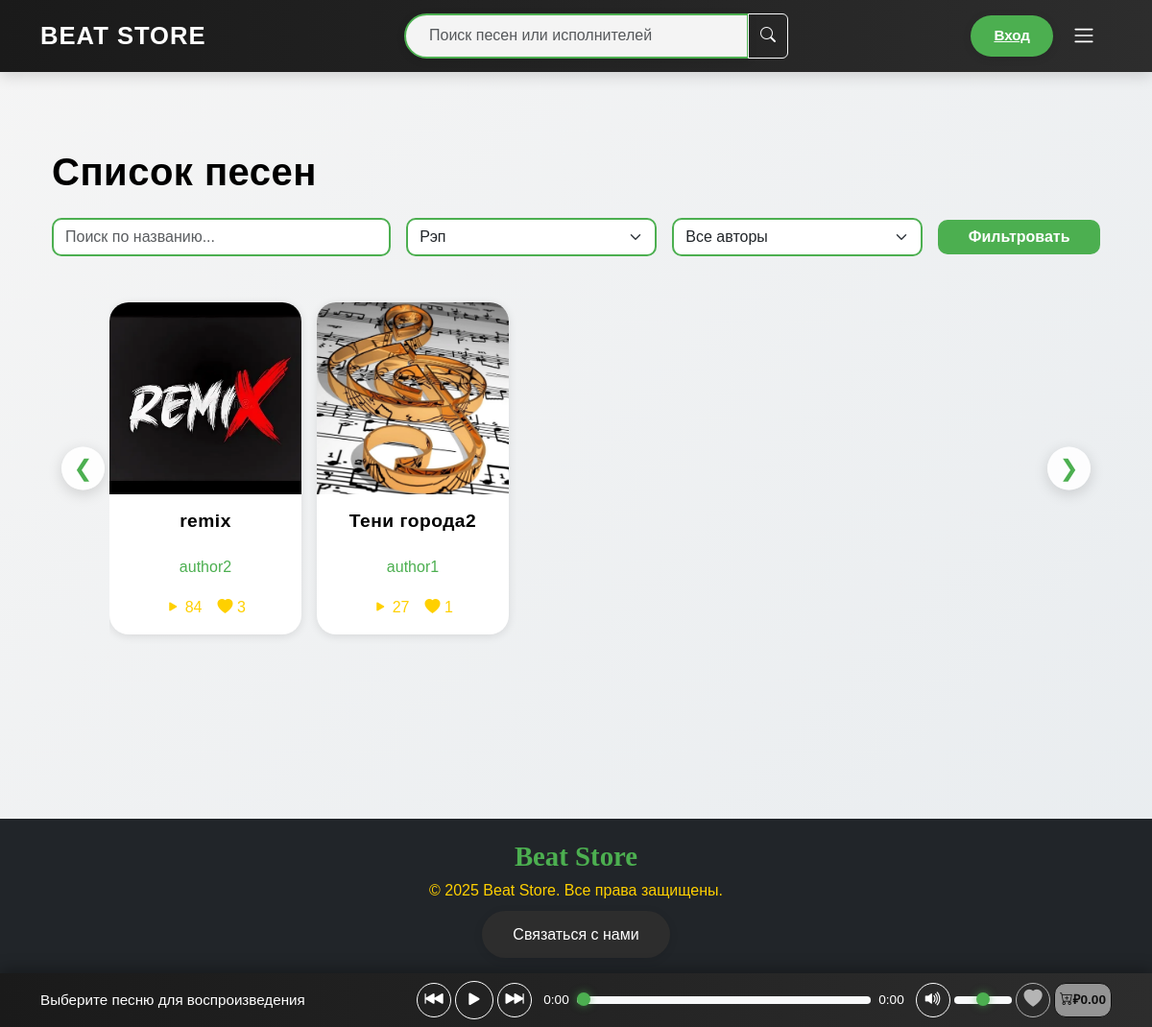
/music/?genre=1, run on the app's committed database.
### store/models.py (models this page shows, shortened)
class Song(models.Model):
    title = models.CharField(max_length=100, verbose_name='Название')
    path = models.FileField(upload_to='songs/', verbose_name='Файл')
    cover = models.ImageField(upload_to='covers/', null=True, blank=True, verbose_name='Обложка')
    likes = models.ManyToManyField(
        User,
        related_name='liked_songs',
        blank=True,
        verbose_name='Лайки'
    )
    author = models.ForeignKey(
        User,
        on_delete=models.CASCADE,
        related_name='songs',
        verbose_name='Автор'
    )
    genre = models.ForeignKey(
        Genre,
        on_delete=models.SET_NULL,
        null=True,
        blank=True,
        verbose_name='Жанр'
    )
    price = models.DecimalField(
        max_digits=8,
        decimal_places=2,
        default=0.00,
        verbose_name='Цена'
    )
    total_plays = models.PositiveIntegerField(default=0, verbose_name='Количество прослушиваний')
    created_at = models.DateTimeField(auto_now_add=True, verbose_name='Дата создания')
    @property
    def total_likes(self):
        return self.likes.count()
    class Meta:
        verbose_name = 'Песня'
        verbose_name_plural = 'Песни'
        ordering = ['-created_at']
        indexes = [
            models.Index(fields=['created_at']),
            models.Index(fields=['total_plays']),
            models.Index(fields=['author', 'created_at']),
        ]
        constraints = [
            models.CheckConstraint(
                check=models.Q(price__gte=0),
                name='song_price_non_negative'
            )
        ]

class User(AbstractUser):
    email = models.EmailField(unique=True, verbose_name='Электронная почта')
    balance = models.DecimalField(max_digits=10, decimal_places=2, default=0.00, verbose_name='Баланс')
    class Meta:
        verbose_name = 'Пользователь'
        verbose_name_plural = 'Пользователи'
        indexes = [models.Index(fields=['username', 'email'])]

### store/views.py (the view)
# urls.py: path('music/', views.music_list, name='music_list'),
def music_list(request):
    songs = Song.objects.select_related('author', 'genre').all()
    genres = Genre.objects.all()
    authors = Profile.objects.filter(user__songs__isnull=False).select_related('user').distinct()
    genre_id = request.GET.get('genre')
    search_query = request.GET.get('search')
    author_id = request.GET.get('author')
    if genre_id:
        songs = songs.filter(genre_id=genre_id)
    if search_query:
        songs = songs.filter(title__icontains=search_query) | songs.filter(author__username__icontains=search_query)
    if author_id:
        songs = songs.filter(author_id=author_id)
    songs = songs.order_by('-created_at')
    paginator = Paginator(songs, 12)
    page_number = request.GET.get('page')
    page_obj = paginator.get_page(page_number)
    songs_json = [
        {
            'id': song.id,
            'path': song.path.url,
            'title': song.title,
            'author': song.author.username,
            'total_likes': song.total_likes,
            'price': float(song.price),
            'total_plays': song.total_plays,
            'cover': song.cover.url if song.cover else '/static/images/default_cover.jpg'
        }
        for song in page_obj
    ]
    context = {
        'page_obj': page_obj,
        'genres': genres,
        'authors': authors,
        'selected_genre': genre_id,
        'selected_author': author_id,
        'search_query': search_query,
        'songs_json': json.dumps(songs_json, ensure_ascii=False),
    }
    return render(request, 'store/music_list.html', context)

### store/templates/store/music_list.html (shortened to what this page needs)
{% extends 'store/base.html' %}
{% load static %}
{% block extra_css %}
    <link href="https://cdn.jsdelivr.net/npm/bootstrap-icons@1.10.5/font/bootstrap-icons.css" rel="stylesheet">
    <link rel="stylesheet" href="{% static 'css/music_list.css' %}">
{% endblock %}
{% block content %}
    <div class="container my-4">
        <h1>Список песен</h1>
        <form method="get" class="filter-form mb-4">
            <div class="row g-3 align-items-center">
                <div class="col-md-4">
                    <input type="text" name="search" class="form-control" placeholder="Поиск по названию..." value="{{ search_query|default_if_none:'' }}" aria-label="Поиск">
                </div>
                <div class="col-md-3">
                    <select name="genre" class="form-select" aria-label="Жанр">
                        {% for genre in genres %}
                            <option value="{{ genre.id }}" {% if selected_genre == genre.id|stringformat:"s" %}selected{% endif %}>{{ genre.name }}</option>
                        {% endfor %}
                    </select>
                </div>
                <div class="col-md-3">
                    <select name="author" class="form-select" aria-label="Автор">
                        <option value="">Все авторы</option>
                    </select>
                </div>
                <div class="col-md-2">
                    <button type="submit" class="btn btn-primary w-100">Фильтровать</button>
                </div>
            </div>
        </form>
        <section class="category">
            <div class="songs-container position-relative">
                <button class="scroll-button left" onclick="scrollSongs('left', 'song-list')" aria-label="Прокрутить влево">❮</button>
                <div class="songs" id="song-list">
                    {% for song in page_obj %}
                        <div class="song-item" data-song-id="{{ song.id }}">
                            <div class="song-image-container">
                            </div>
                            <div class="song-info">
                                <h3 class="song-title">{{ song.title }}</h3>
                                <p class="song-author">
                                    <a href="{% url 'store:profile' song.author.username %}" class="song-author-link">{{ song.author.username }}</a>
                                </p>
                                <div class="song-stats">
                                    <span id="plays-count-{{ song.id }}"><i class="bi bi-play-fill"></i> {{ song.total_plays }}</span>
                                    <span><i class="bi bi-heart-fill"></i> {{ song.total_likes }}</span>
                                </div>
                            </div>
                        </div>
                    {% empty %}
                        <div class="song-item text-center">
                            <p>Песен не найдено.</p>
                        </div>
                    {% endfor %}
                </div>
                <button class="scroll-button right" onclick="scrollSongs('right', 'song-list')" aria-label="Прокрутить вправо">❯</button>
            </div>
        </section>
    </div>
{% endblock %}

### static/css/style.css (style rules this page uses)
:root { --footer-bg: #1a1a1a; --primary-color: #4CAF50; --dark-bg: #1a1a1a; --light-bg: #f5f5f5; --text-dark: #000000; --text-light: #ffffff; --close-button-color: #ffffff; --transition: all 0.3s ease; --shadow-sm: 0 2px 10px rgba(0, 0, 0, 0.1); --shadow-md: 0 4px 15px rgba(0, 0, 0, 0.15); --like-color: rgb(255, 0, 0); --cart-color: #fefe02; --highlight-color: #ffffff; }
*, *::before, *::after { box-sizing: border-box; margin: 0; padding: 0; }
body { font-family: 'Montserrat', sans-serif; background: linear-gradient(135deg, var(--light-bg) 0%, #e8ecef 100%); color: var(--text-dark); line-height: 1.6; display: flex; flex-direction: column; min-height: 100vh; }
h1, h2, h3, h4, h5, h6 { font-family: 'Gill Sans', 'Gill Sans MT', Calibri, 'Trebuchet MS', sans-serif; color: var(--text-dark); margin-bottom: 1.5rem; font-weight: 700; letter-spacing: 0.5px; }
p, a, span, li { font-size: 1rem; color:#ffd000; font-weight: 400; }
.category { margin: 2rem 0; }
.songs-container { position: relative; user-select: none; padding: 0 60px; }
.songs { display: flex; overflow-x: auto; scrollbar-width: none; -ms-overflow-style: none; padding: 1rem 0; scroll-behavior: smooth; gap: 1rem; touch-action: pan-x; }
.song-item { flex: 0 0 200px; background: var(--text-light); border-radius: 20px; box-shadow: var(--shadow-sm); transition: var(--transition); cursor: pointer; overflow: hidden; touch-action: manipulation; }
.song-image-container { position: relative; width: 100%; padding-top: 100%; }
.song-info { padding: 1rem; text-align: center; }
.song-title { font-family: 'Montserrat', sans-serif; font-size: 1.2rem; font-weight: 700; white-space: nowrap; overflow: hidden; text-overflow: ellipsis; }
.song-author { font-family: 'Montserrat', sans-serif; font-size: 0.95rem; color: #666; white-space: nowrap; overflow: hidden; text-overflow: ellipsis; }
.song-author-link { color: var(--primary-color); text-decoration: none; transition: var(--transition); }
.scroll-button { position: absolute; top: 50%; transform: translateY(-50%); background: rgba(255, 255, 255, 0.9); color: var(--primary-color); width: 45px; height: 45px; box-shadow: var(--shadow-md); border: none; border-radius: 50%; font-size: 1.5rem; transition: var(--transition); z-index: 10; }
.scroll-button.left { left: 10px; }
.scroll-button.right { right: 10px; }

### data on the page
Song: title "remix", author.username "author2", total_plays "84", total_likes "3"
Song: title "Тени города2", author.username "author1", total_plays "27", total_likes "1"

### other printed values
form field genre "Рэп"
